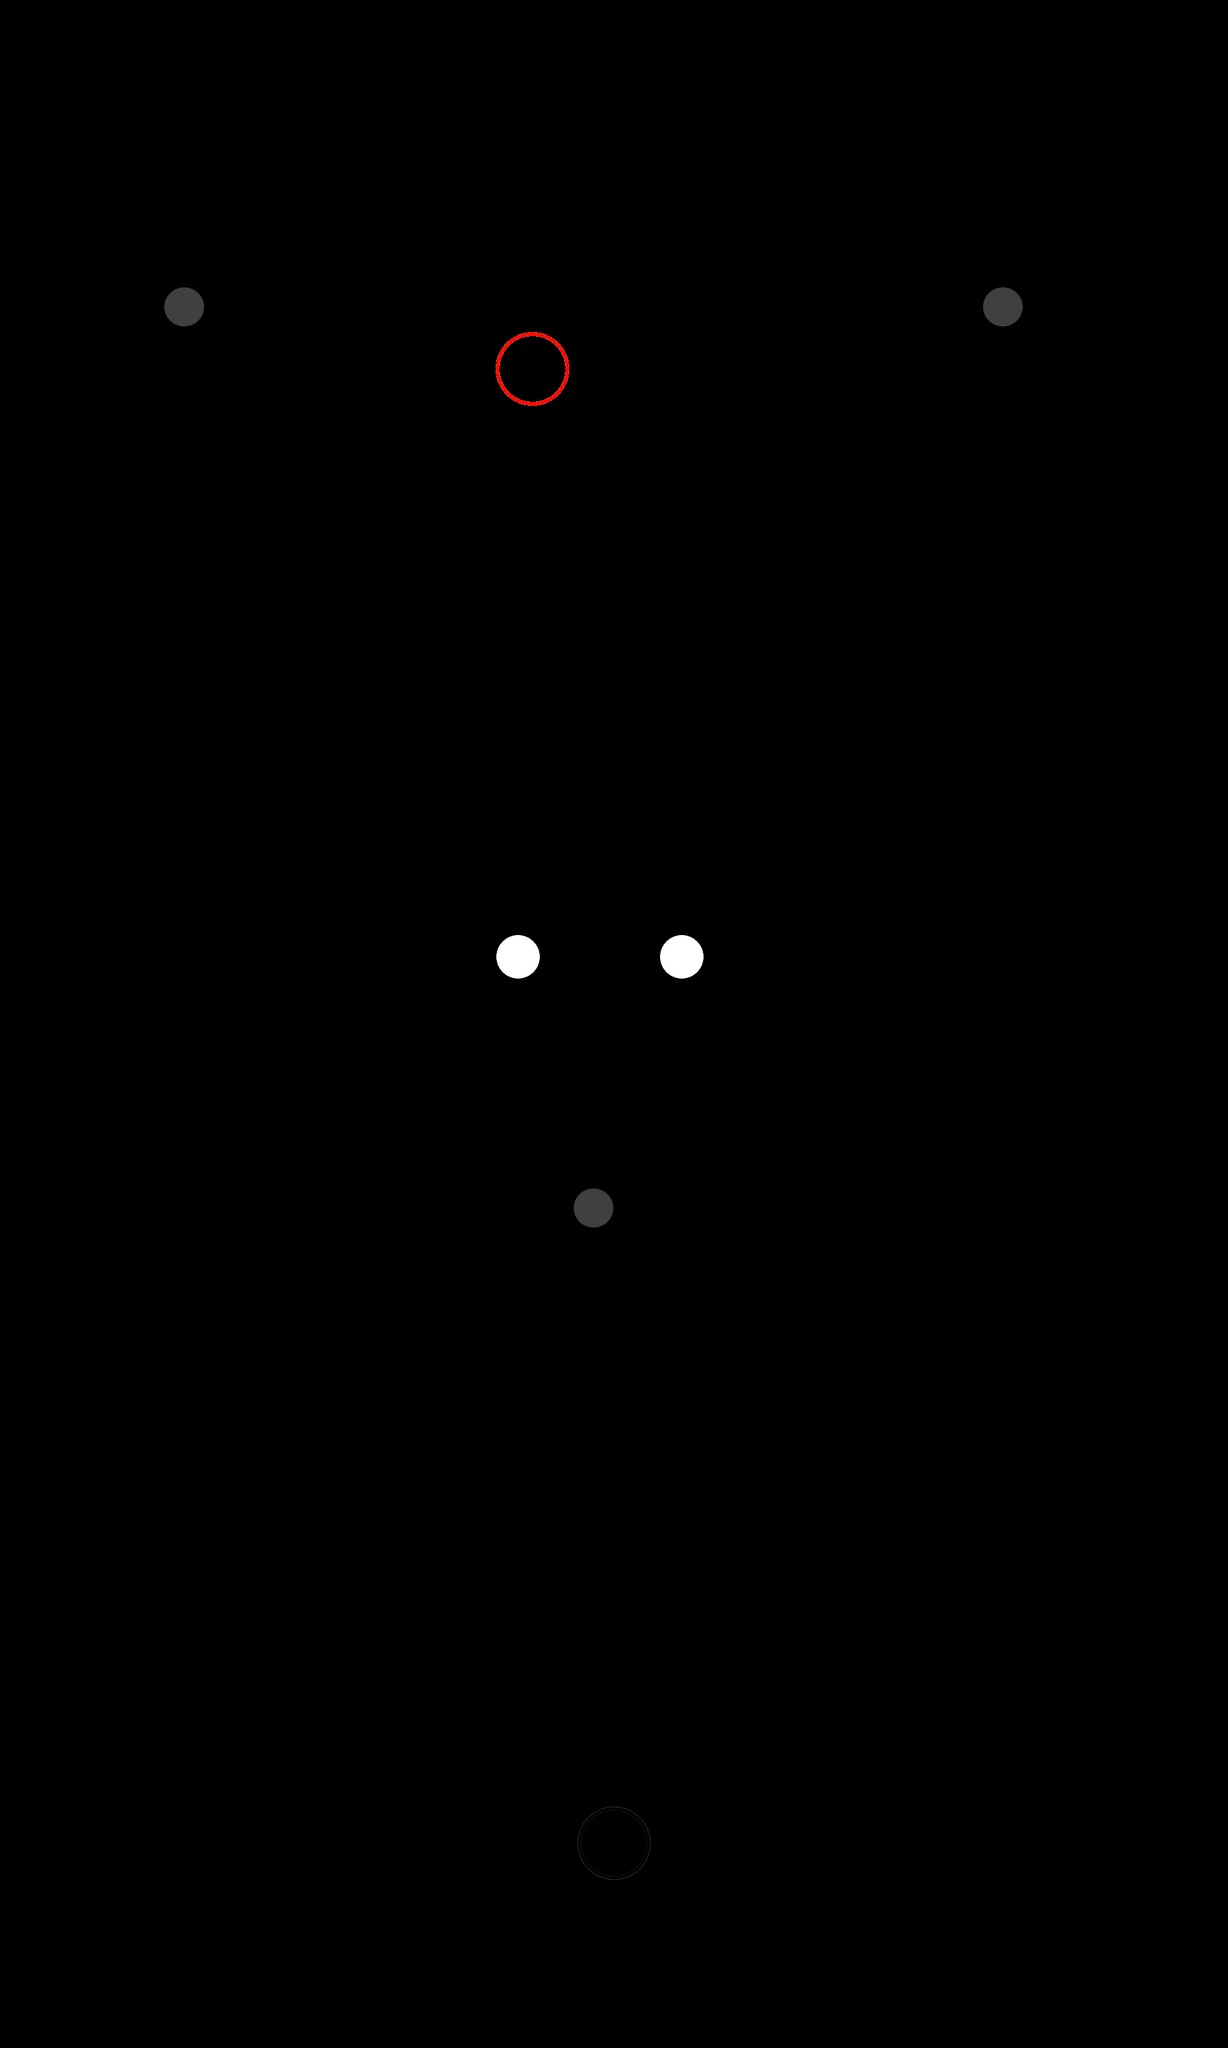

This is a level from a 2D game, rendered from its Tiled map with the project's own tilesets. A one-line summary and the map file follow, with tile-layer data summarised:
An orthogonal 15x25 tile map with 128x128 px tiles, 2 tile layers (tilelayer, settingslayer) and 12 objects.

<map version="1.0" orientation="orthogonal" renderorder="right-down" width="15" height="25" tilewidth="128" tileheight="128" nextobjectid="206">
 <tileset firstgid="1" source="untitled.tsx" />
 <layer name="tilelayer" width="15" height="25">
  <data>[375 cells, 0 non-empty, 0 distinct tile ids]</data>
 </layer>
 <layer name="settingslayer" width="15" height="25">
  <properties>
   <property name="ambientlight" type="float" value="0.95" />
   <property name="scale" type="float" value="2.5" />
  </properties>
  <data>[375 cells, 12 non-empty, 6 distinct tile ids]</data>
 </layer>
 <objectgroup name="mirrors">
  <object id="194" gid="2" x="1536" y="1536" width="128" height="128" />
  <object id="195" gid="2" x="256" y="1536" width="128" height="128" />
 </objectgroup>
 <objectgroup name="pelletends">
  <object id="196" gid="4" x="896" y="2944" width="128" height="128" />
 </objectgroup>
 <objectgroup name="pelletstarts">
  <object id="197" gid="3" x="768" y="640" width="128" height="128">
   <properties>
    <property name="firedirections" value="d" />
    <property name="id" type="int" value="-6" />
    <property name="initialdelay" type="float" value="3" />
    <property name="pelletpause" type="float" value="2.5" />
   </properties>
  </object>
 </objectgroup>
 <objectgroup name="trackpoints">
  <object id="198" gid="6" x="1536" y="512" width="64" height="64">
   <properties>
    <property name="groupnum" type="int" value="0" />
    <property name="id" type="int" value="-2" />
   </properties>
  </object>
  <object id="199" gid="6" x="256" y="512" width="64" height="64">
   <properties>
    <property name="groupcolor" type="color" value="#ffc21462" />
    <property name="groupnum" type="int" value="0" />
    <property name="id" type="int" value="-1" />
    <property name="linkedid" type="int" value="-6" />
   </properties>
  </object>
  <object id="200" gid="6" x="896" y="1920" width="64" height="64">
   <properties>
    <property name="groupnum" type="int" value="0" />
    <property name="id" type="int" value="-3" />
   </properties>
  </object>
 </objectgroup>
 <objectgroup name="blocks">
  <object id="201" gid="1" x="896" y="1536" width="128" height="128" />
  <object id="202" gid="1" x="896" y="2560" width="128" height="128">
   <properties>
    <property name="id" type="int" value="-8" />
    <property name="startingaction" value="enable" />
    <property name="toggleid" type="int" value="-5" />
   </properties>
  </object>
  <object id="203" gid="1" x="896" y="2432" width="128" height="128">
   <properties>
    <property name="id" type="int" value="-7" />
    <property name="startingaction" value="enable" />
    <property name="toggleid" type="int" value="-4" />
   </properties>
  </object>
 </objectgroup>
 <objectgroup name="toggles">
  <object id="204" gid="5" x="1024" y="1536" width="83" height="83">
   <properties>
    <property name="id" type="int" value="-5" />
    <property name="linkedid" type="int" value="-8" />
   </properties>
  </object>
  <object id="205" gid="5" x="768" y="1536" width="83" height="83">
   <properties>
    <property name="id" type="int" value="-4" />
    <property name="linkedid" type="int" value="-7" />
   </properties>
  </object>
 </objectgroup>
 <objectgroup name="wallportals" />
</map>
